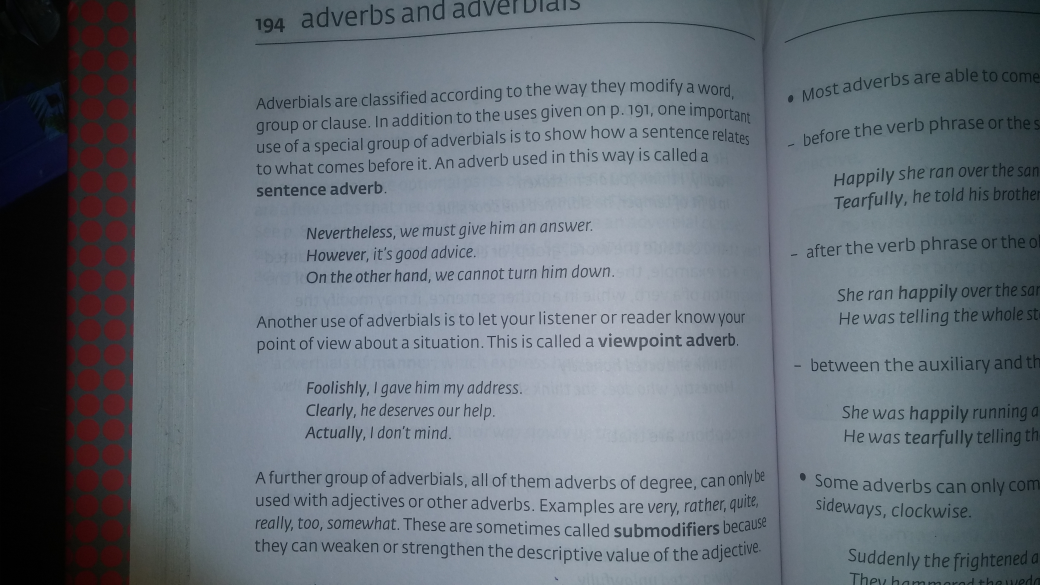
#> input picture r4.jpg, 4160 x 2340 px (shown at 1/4 size)
$ python detectchars.py   (Python 2 division)   (older library calls are emulated)
#> lines starting #> are read from the running program, lines starting #| are printed output that depends on the picture; after the words box and inside, x2 and y2 are one past the last pixel; in counts of white or black regions, pixels touching at a corner belong together
#> further down, img is the input picture: shape (2340, 4160, 3); mean B, G, R 118.2, 109.8, 101.6
#> `gray = cv2.cvtColor(img,cv2.COLOR_BGR2GRAY)`:
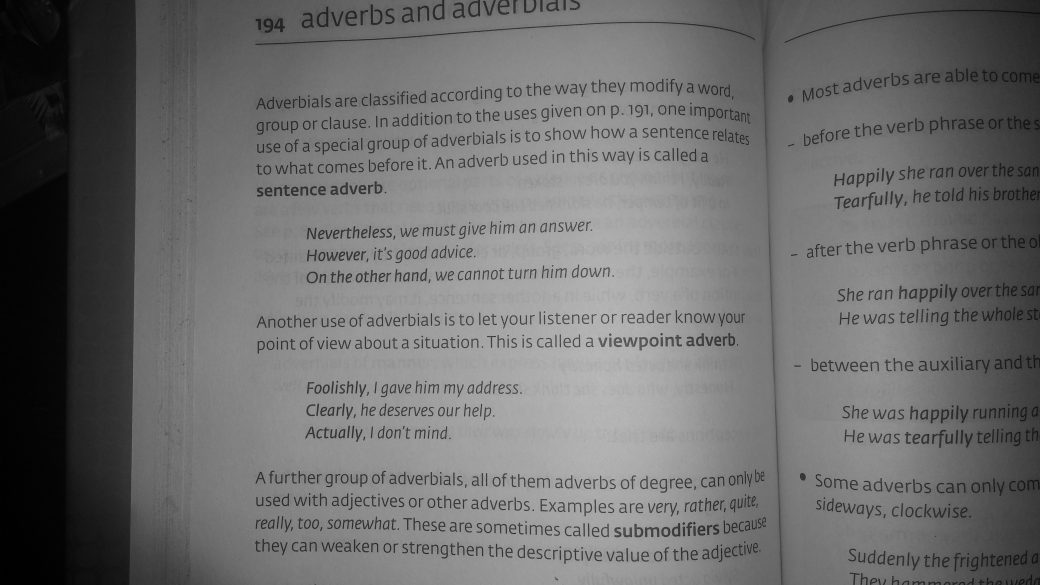
#> gray: shape (2340, 4160) (shown at 1/4 size); min 0, max 223, mean 108.2
#!/usr/bin/python

import time

import sys
import os

import cv2
import numpy as np

import tesserocr
from PIL import Image


def identify_char(pix ):
	img = Image.fromarray(pix)

	print tesserocr.image_to_text(img)

def detect_letter_stage_1( img ):

	gray = cv2.cvtColor(img,cv2.COLOR_BGR2GRAY)

	erc1 = cv2.text.loadClassifierNM1('trained_classifierNM1.xml')
	er1 = cv2.text.createERFilterNM1(erc1)

	erc2 = cv2.text.loadClassifierNM2('trained_classifierNM2.xml')
	er2 = cv2.text.createERFilterNM2(erc2)

	regions = cv2.text.detectRegions(gray,er1,er2)
	rects = [cv2.boundingRect(p.reshape(-1, 1, 2)) for p in regions]
	rects.extend(rects);

	no_overlap_rects=cv2.groupRectangles(rects,2,0.2)
	no_overlap_rects=tuple(map(tuple,no_overlap_rects[0]))

	return no_overlap_rects


def canny_with_blur(img,threshold1=100 , threshold2=200):
	blur = cv2.GaussianBlur(img,(3,3),0)
	canny = cv2.Canny(blur,threshold1,threshold2)

	return canny

def resize_img(img,height , width):
#> called with height = 640, width = 480
	r = float(height) / img.shape[1]
#> r = 0.154
	dim = (width,int(img.shape[0]*r))
#> dim = (480, 360)
	resized = cv2.resize(img,dim,interpolation=cv2.INTER_AREA)
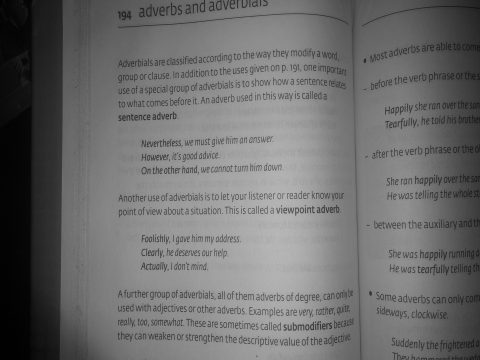
#> resized: shape (360, 480); min 0, max 185, mean 108.2
	return resized

def edge_present(img ):
	canny_img = canny_with_blur(img,40,40)
#> in canny_with_blur, `canny = cv2.Canny(blur,threshold1,threshold2)`:
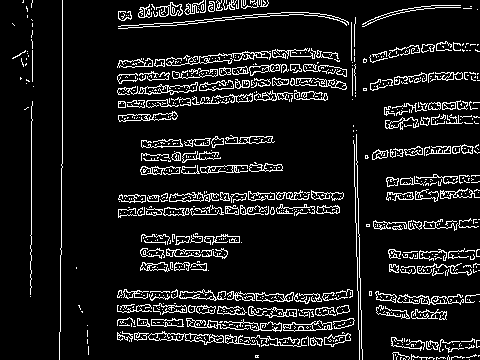
#> canny: shape (360, 480); 9.8% white in thin lines or dots


	cv2.imshow('org',img)
	cv2.waitKey(0)

	cv2.imshow('as',canny_img);
	cv2.waitKey(0);

	img2 ,contours , hierarchy = cv2.findContours(canny_img,cv2.RETR_TREE,cv2.CHAIN_APPROX_SIMPLE)
#> contours = 975 contours, 795 with area under 20; largest, box (x1, y1, x2, y2) and area: (148, 331, 224, 345) 456, (117, 82, 198, 95) 368, (283, 320, 333, 332) 314, (227, 291, 294, 302) 258, (179, 289, 226, 301) 235
	print len(contours)
#| 975

	cloneimg = np.zeros(img.shape,np.uint8)

	erc1 = cv2.text.loadClassifierNM1('trained_classifierNM1.xml')
	er1 = cv2.text.createERFilterNM1(erc1)

	erc2 = cv2.text.loadClassifierNM2('trained_classifierNM2.xml')
	er2 = cv2.text.createERFilterNM2(erc2)

	# [6 lines of commented-out code are left out]

	for i in range(len(contours)):
		cnt = contours[i]
		x,y,w,h = cv2.boundingRect(cnt)
		# [6 lines of commented-out code are left out]
		mask = np.zeros([h,w],np.uint8)
		mask[0:h,0:w] = img[y:y+h,x:x+w]
		regions = cv2.text.detectRegions(mask,er1,er2)
		rects = [cv2.boundingRect(p.reshape(-1, 1, 2)) for p in regions]
		#rects.extend(rects);
		no_overlap_rects = rects
		#no_overlap_rects=cv2.groupRectangles(rects,1,0.2)
		#no_overlap_rects=tuple(map(tuple,no_overlap_rects[0]))
		identify_char(mask)
		for rect in no_overlap_rects:
			#mask1 = np.zeros([h,w],np.uint8)
			#mask1[rect[0]:rect[2],rect[1]:rect[3]] = mask[rect[0]:rect[2],rect[1]:rect[3]]
			cv2.rectangle(mask, rect[0:2], (rect[0]+rect[2],rect[1]+rect[3]), (255, 255,255), 1)

			#mask1=  resize_img(mask1,640,480)
			#cv2.imshow("c result", mask1)
			#cv2.waitKey(0)

		img[y:y+h,x:x+w] = mask[0:h,0:w]
#> this loop made 7 passes
#> (x, y, w, h) on passes 1 to 3: (469, 359, 1, 1), (413, 359, 1, 1), (403, 358, 3, 2)
#> (cnt, x, y, w, h) on passes 5, 7: ([[400, 357], [400, 359], [400, 358], [401, 357]], 400, 357, 2, 3), ([[397, 356], [396, 357], [396, 359], [396, 357]], 396, 356, 2, 4)
#> img: shape (360, 480)

		#cv2.imshow("c result", mask)
		#cv2.waitKey(0)

		#resizedmask  = resize_img(mask,400,400)

	cv2.imshow("c result", img)
	cv2.waitKey(0)

	# [8 lines of commented-out code are left out]


img  = cv2.imread('r4.jpg')
gray = cv2.cvtColor(img,cv2.COLOR_BGR2GRAY)

gray=  resize_img(gray,640,480)

#no_overlap_rects = detect_letter_stage_1( gray )
#> (the run stopped early here; a loop or call above may not have finished)

$ run again, with r1.jpg copied over r4.jpg
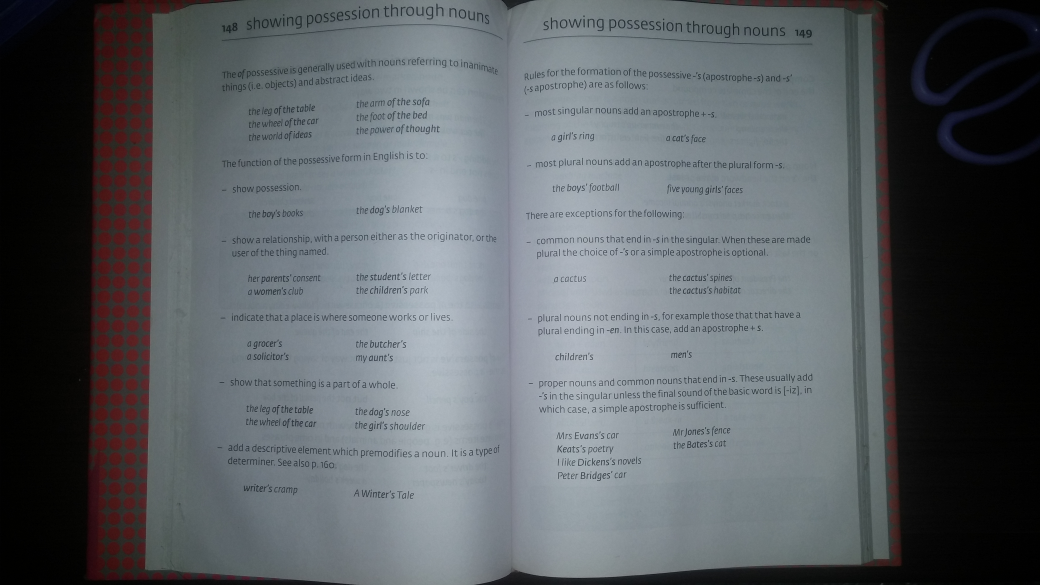
#> input picture r1.jpg, 4160 x 2340 px (shown at 1/4 size)
#> img is the input picture: shape (2340, 4160, 3); mean B, G, R 98.5, 94.5, 89.9
#> in resize_img, `resized = cv2.resize(img,dim,interpolation=cv2.INTER_AREA)`:
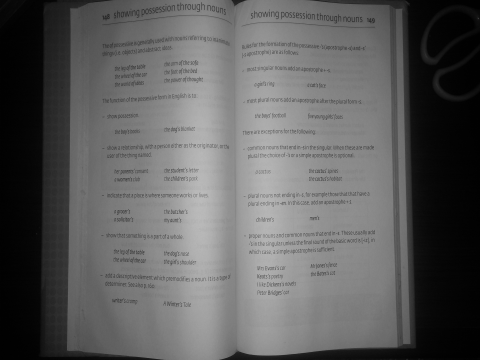
#> resized: shape (360, 480); min 0, max 188, mean 93.5
#> in canny_with_blur, `canny = cv2.Canny(blur,threshold1,threshold2)`:
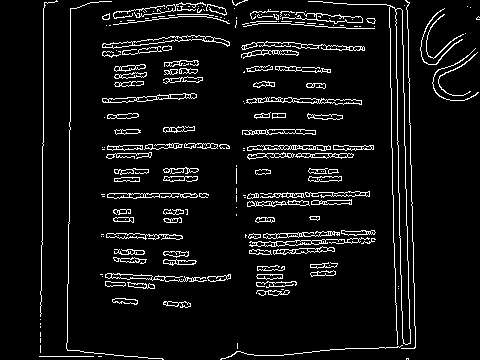
#> canny: shape (360, 480); 6.9% white in thin lines or dots
#> contours = 462 contours, 242 with area under 20; largest, box (x1, y1, x2, y2) and area: (308, 1, 411, 345) 2356, (395, 8, 411, 345) 2352, (102, 35, 230, 49) 503, (246, 97, 362, 105) 364, (102, 93, 197, 103) 357
#| 462
#> the loop in edge_present, `for i in range(len(contours)):` made 7 passes
#> (cnt, x, y, w, h) on passes 2, 5, 6, 7: ([[98, 356], [101, 356]], 98, 356, 4, 1), ([[40, 345], [40, 352]], 40, 345, 1, 8), ([[237, 343], [237, 348]], 237, 343, 1, 6), ([[40, 338], [40, 342]], 40, 338, 1, 5)

$ run again, with r3.jpg copied over r4.jpg
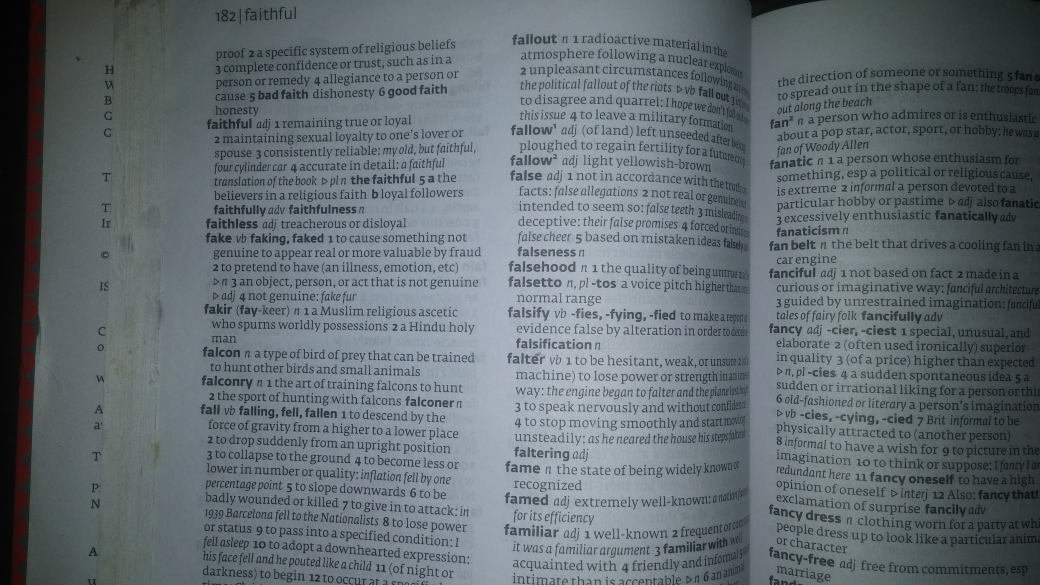
#> input picture r3.jpg, 4160 x 2340 px (shown at 1/4 size)
#> img is the input picture: shape (2340, 4160, 3); mean B, G, R 114.9, 109.6, 100.5
#> in resize_img, `resized = cv2.resize(img,dim,interpolation=cv2.INTER_AREA)`:
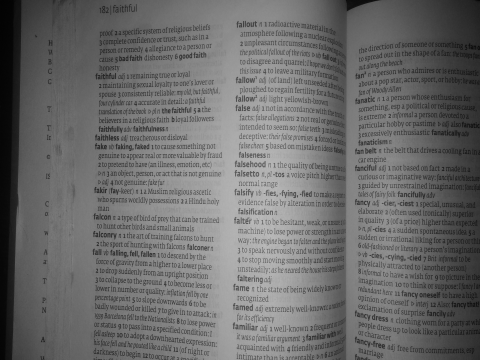
#> resized: shape (360, 480); min 2, max 187, mean 107.4
#> in canny_with_blur, `canny = cv2.Canny(blur,threshold1,threshold2)`:
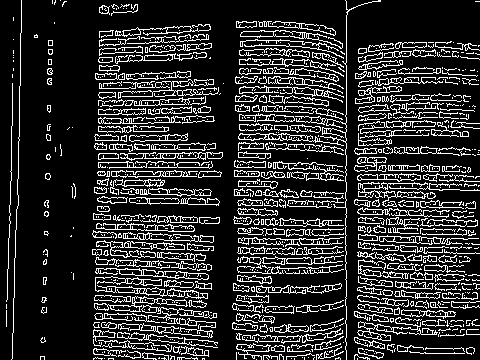
#> canny: shape (360, 480); 17.9% white in thin lines or dots
#> contours = 1422 contours, 988 with area under 20; largest, box (x1, y1, x2, y2) and area: (95, 268, 209, 280) 496, (238, 0, 381, 360) 496, (94, 296, 188, 312) 474, (95, 276, 208, 299) 465, (118, 305, 217, 338) 416
#| 1422
#> the loop in edge_present, `for i in range(len(contours)):` made 7 passes
#> (x, y, w, h) on passes 1, 4, 5, 6, 7: (256, 359, 1, 1), (291, 358, 1, 1), (202, 358, 3, 2), (108, 358, 6, 2), (104, 358, 1, 1)
